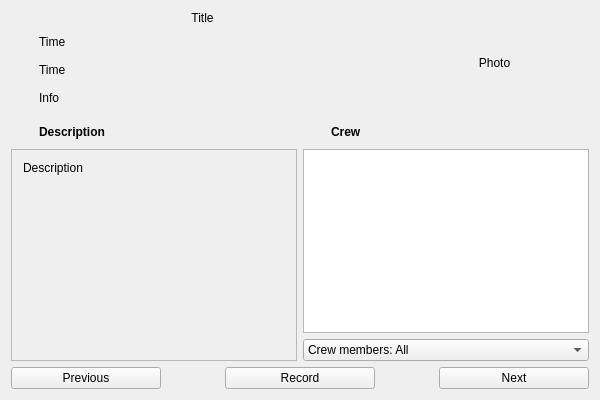
<?xml version="1.0" encoding="UTF-8"?>
<ui version="4.0">
 <class>EpgShow</class>
 <widget class="QWidget" name="EpgShow">
  <property name="geometry">
   <rect>
    <x>0</x>
    <y>0</y>
    <width>600</width>
    <height>400</height>
   </rect>
  </property>
  <property name="windowIcon">
   <iconset theme="x-office-calendar">
    <normaloff/>
   </iconset>
  </property>
  <layout class="QGridLayout" name="gridLayout">
   <item row="0" column="0" rowspan="2" colspan="2">
    <widget class="QLabel" name="labelTitle">
     <property name="text">
      <string notr="true">Title</string>
     </property>
     <property name="alignment">
      <set>Qt::AlignCenter</set>
     </property>
     <property name="wordWrap">
      <bool>true</bool>
     </property>
    </widget>
   </item>
   <item row="0" column="2" rowspan="7">
    <widget class="QLabel" name="labelPhoto">
     <property name="maximumSize">
      <size>
       <width>200</width>
       <height>16777215</height>
      </size>
     </property>
     <property name="text">
      <string notr="true">Photo</string>
     </property>
     <property name="alignment">
      <set>Qt::AlignCenter</set>
     </property>
    </widget>
   </item>
   <item row="3" column="0" colspan="2">
    <layout class="QHBoxLayout" name="horizontalLayout">
     <item>
      <widget class="QLabel" name="labelTimeIcon">
       <property name="minimumSize">
        <size>
         <width>22</width>
         <height>22</height>
        </size>
       </property>
       <property name="maximumSize">
        <size>
         <width>22</width>
         <height>22</height>
        </size>
       </property>
       <property name="text">
        <string/>
       </property>
      </widget>
     </item>
     <item>
      <widget class="QLabel" name="labelTime">
       <property name="text">
        <string notr="true">Time</string>
       </property>
      </widget>
     </item>
    </layout>
   </item>
   <item row="4" column="0" colspan="2">
    <layout class="QHBoxLayout" name="horizontalLayout_2">
     <item>
      <widget class="QLabel" name="labelInfoIcon">
       <property name="minimumSize">
        <size>
         <width>22</width>
         <height>22</height>
        </size>
       </property>
       <property name="maximumSize">
        <size>
         <width>22</width>
         <height>22</height>
        </size>
       </property>
       <property name="text">
        <string/>
       </property>
      </widget>
     </item>
     <item>
      <widget class="QLabel" name="labelInfo">
       <property name="text">
        <string notr="true">Info</string>
       </property>
       <property name="wordWrap">
        <bool>true</bool>
       </property>
      </widget>
     </item>
    </layout>
   </item>
   <item row="6" column="0" colspan="2">
    <spacer name="verticalSpacer">
     <property name="orientation">
      <enum>Qt::Vertical</enum>
     </property>
     <property name="sizeType">
      <enum>QSizePolicy::Minimum</enum>
     </property>
     <property name="sizeHint" stdset="0">
      <size>
       <width>0</width>
       <height>0</height>
      </size>
     </property>
    </spacer>
   </item>
   <item row="7" column="0" colspan="3">
    <layout class="QHBoxLayout" name="main">
     <item>
      <layout class="QGridLayout" name="layoutDescription">
       <item row="0" column="0">
        <widget class="QLabel" name="labelDescriptionIcon">
         <property name="minimumSize">
          <size>
           <width>22</width>
           <height>22</height>
          </size>
         </property>
         <property name="maximumSize">
          <size>
           <width>22</width>
           <height>22</height>
          </size>
         </property>
        </widget>
       </item>
       <item row="1" column="0" colspan="2">
        <widget class="QScrollArea" name="scrollArea">
         <property name="widgetResizable">
          <bool>true</bool>
         </property>
         <widget class="QWidget" name="scrollAreaWidgetContents">
          <property name="geometry">
           <rect>
            <x>0</x>
            <y>0</y>
            <width>285</width>
            <height>211</height>
           </rect>
          </property>
          <layout class="QVBoxLayout" name="verticalLayout_2">
           <item>
            <widget class="QLabel" name="labelDescription">
             <property name="text">
              <string notr="true">Description</string>
             </property>
             <property name="wordWrap">
              <bool>true</bool>
             </property>
            </widget>
           </item>
           <item>
            <spacer name="verticalSpacer_3">
             <property name="orientation">
              <enum>Qt::Vertical</enum>
             </property>
             <property name="sizeHint" stdset="0">
              <size>
               <width>20</width>
               <height>0</height>
              </size>
             </property>
            </spacer>
           </item>
          </layout>
         </widget>
        </widget>
       </item>
       <item row="0" column="1">
        <widget class="QLabel" name="labelDescriptionName">
         <property name="text">
          <string>&lt;b&gt;Description&lt;/b&gt;</string>
         </property>
        </widget>
       </item>
      </layout>
     </item>
     <item>
      <layout class="QGridLayout" name="layoutCrew">
       <item row="0" column="0">
        <widget class="QLabel" name="labelCrewIcon">
         <property name="minimumSize">
          <size>
           <width>22</width>
           <height>22</height>
          </size>
         </property>
         <property name="maximumSize">
          <size>
           <width>22</width>
           <height>22</height>
          </size>
         </property>
        </widget>
       </item>
       <item row="0" column="1">
        <widget class="QLabel" name="labelCrew">
         <property name="text">
          <string>&lt;b&gt;Crew&lt;/b&gt;</string>
         </property>
        </widget>
       </item>
       <item row="1" column="0" colspan="2">
        <widget class="QListView" name="crew">
         <property name="minimumSize">
          <size>
           <width>250</width>
           <height>0</height>
          </size>
         </property>
         <property name="editTriggers">
          <set>QAbstractItemView::NoEditTriggers</set>
         </property>
         <property name="alternatingRowColors">
          <bool>true</bool>
         </property>
         <property name="selectionMode">
          <enum>QAbstractItemView::NoSelection</enum>
         </property>
        </widget>
       </item>
       <item row="2" column="0" colspan="2">
        <widget class="QComboBox" name="comboCrewType">
         <item>
          <property name="text">
           <string>Crew members: All</string>
          </property>
         </item>
         <item>
          <property name="text">
           <string>Director</string>
          </property>
         </item>
         <item>
          <property name="text">
           <string>Actor</string>
          </property>
         </item>
         <item>
          <property name="text">
           <string>Writer</string>
          </property>
         </item>
         <item>
          <property name="text">
           <string>Adapter</string>
          </property>
         </item>
         <item>
          <property name="text">
           <string>Producer</string>
          </property>
         </item>
         <item>
          <property name="text">
           <string>Composer</string>
          </property>
         </item>
         <item>
          <property name="text">
           <string>Editor</string>
          </property>
         </item>
         <item>
          <property name="text">
           <string>Presenter</string>
          </property>
         </item>
         <item>
          <property name="text">
           <string>Commentator</string>
          </property>
         </item>
         <item>
          <property name="text">
           <string>Guest</string>
          </property>
         </item>
        </widget>
       </item>
      </layout>
     </item>
    </layout>
   </item>
   <item row="8" column="0" colspan="3">
    <layout class="QHBoxLayout" name="horizontalLayout_3">
     <item>
      <widget class="QPushButton" name="buttonPrevious">
       <property name="minimumSize">
        <size>
         <width>150</width>
         <height>0</height>
        </size>
       </property>
       <property name="maximumSize">
        <size>
         <width>150</width>
         <height>16777215</height>
        </size>
       </property>
       <property name="text">
        <string>Previous</string>
       </property>
       <property name="icon">
        <iconset theme="go-previous">
         <normaloff/>
        </iconset>
       </property>
      </widget>
     </item>
     <item>
      <spacer name="horizontalSpacer">
       <property name="orientation">
        <enum>Qt::Horizontal</enum>
       </property>
       <property name="sizeHint" stdset="0">
        <size>
         <width>40</width>
         <height>20</height>
        </size>
       </property>
      </spacer>
     </item>
     <item>
      <widget class="QPushButton" name="buttonRecord">
       <property name="minimumSize">
        <size>
         <width>150</width>
         <height>0</height>
        </size>
       </property>
       <property name="maximumSize">
        <size>
         <width>150</width>
         <height>16777215</height>
        </size>
       </property>
       <property name="text">
        <string>Record</string>
       </property>
       <property name="icon">
        <iconset theme="media-record">
         <normaloff/>
        </iconset>
       </property>
      </widget>
     </item>
     <item>
      <spacer name="horizontalSpacer_2">
       <property name="orientation">
        <enum>Qt::Horizontal</enum>
       </property>
       <property name="sizeHint" stdset="0">
        <size>
         <width>40</width>
         <height>20</height>
        </size>
       </property>
      </spacer>
     </item>
     <item>
      <widget class="QPushButton" name="buttonNext">
       <property name="minimumSize">
        <size>
         <width>150</width>
         <height>0</height>
        </size>
       </property>
       <property name="maximumSize">
        <size>
         <width>150</width>
         <height>16777215</height>
        </size>
       </property>
       <property name="text">
        <string>Next</string>
       </property>
       <property name="icon">
        <iconset theme="go-next">
         <normaloff/>
        </iconset>
       </property>
      </widget>
     </item>
    </layout>
   </item>
   <item row="2" column="0" colspan="2">
    <layout class="QHBoxLayout" name="horizontalLayout_4">
     <item>
      <widget class="QLabel" name="labelChannelIcon">
       <property name="minimumSize">
        <size>
         <width>22</width>
         <height>22</height>
        </size>
       </property>
       <property name="maximumSize">
        <size>
         <width>22</width>
         <height>22</height>
        </size>
       </property>
       <property name="text">
        <string/>
       </property>
      </widget>
     </item>
     <item>
      <widget class="QLabel" name="labelChannel">
       <property name="text">
        <string notr="true">Time</string>
       </property>
      </widget>
     </item>
    </layout>
   </item>
   <item row="5" column="0">
    <spacer name="verticalSpacer_2">
     <property name="orientation">
      <enum>Qt::Vertical</enum>
     </property>
     <property name="sizeHint" stdset="0">
      <size>
       <width>0</width>
       <height>0</height>
      </size>
     </property>
    </spacer>
   </item>
  </layout>
 </widget>
 <layoutdefault spacing="6" margin="11"/>
 <resources/>
 <connections/>
</ui>
